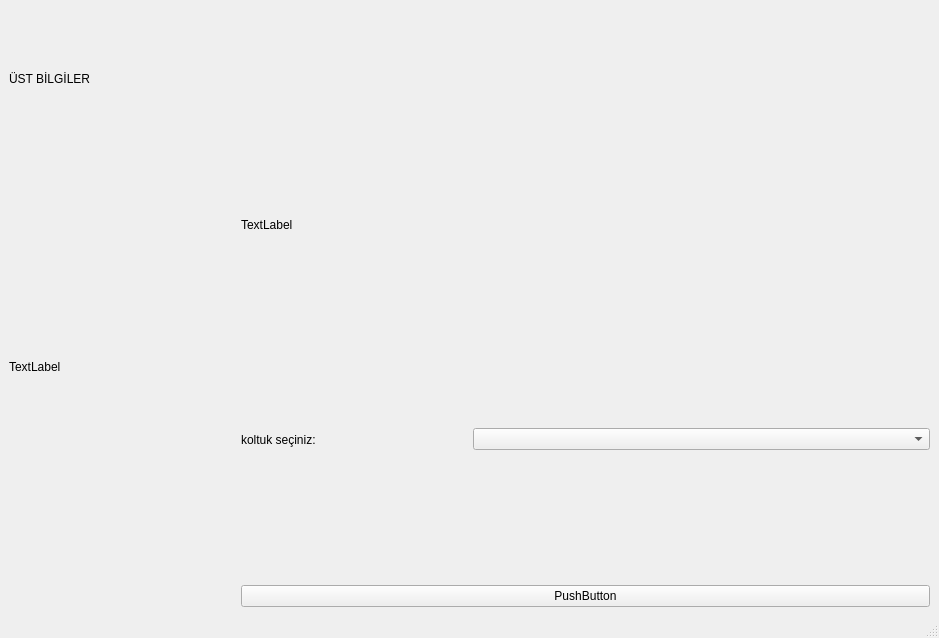
<?xml version="1.0" encoding="UTF-8"?>
<ui version="4.0">
 <class>MainWindow</class>
 <widget class="QMainWindow" name="MainWindow">
  <property name="geometry">
   <rect>
    <x>0</x>
    <y>0</y>
    <width>939</width>
    <height>638</height>
   </rect>
  </property>
  <property name="windowTitle">
   <string>MainWindow</string>
  </property>
  <widget class="QWidget" name="centralwidget">
   <layout class="QGridLayout" name="gridLayout">
    <item row="0" column="0" colspan="2">
     <widget class="QLabel" name="label">
      <property name="text">
       <string>ÜST BİLGİLER</string>
      </property>
     </widget>
    </item>
    <item row="4" column="1" colspan="3">
     <widget class="QPushButton" name="pushButton">
      <property name="text">
       <string>PushButton</string>
      </property>
     </widget>
    </item>
    <item row="1" column="0" rowspan="3">
     <widget class="QLabel" name="label_3">
      <property name="text">
       <string>TextLabel</string>
      </property>
     </widget>
    </item>
    <item row="1" column="1" colspan="3">
     <widget class="QLabel" name="label_4">
      <property name="text">
       <string>TextLabel</string>
      </property>
     </widget>
    </item>
    <item row="2" column="1" rowspan="2">
     <widget class="QLabel" name="label_2">
      <property name="text">
       <string>koltuk seçiniz:</string>
      </property>
     </widget>
    </item>
    <item row="2" column="2" rowspan="2" colspan="2">
     <widget class="QComboBox" name="comboBox"/>
    </item>
   </layout>
  </widget>
  <widget class="QMenuBar" name="menubar">
   <property name="geometry">
    <rect>
     <x>0</x>
     <y>0</y>
     <width>939</width>
     <height>21</height>
    </rect>
   </property>
  </widget>
  <widget class="QStatusBar" name="statusbar"/>
 </widget>
 <resources/>
 <connections/>
</ui>
